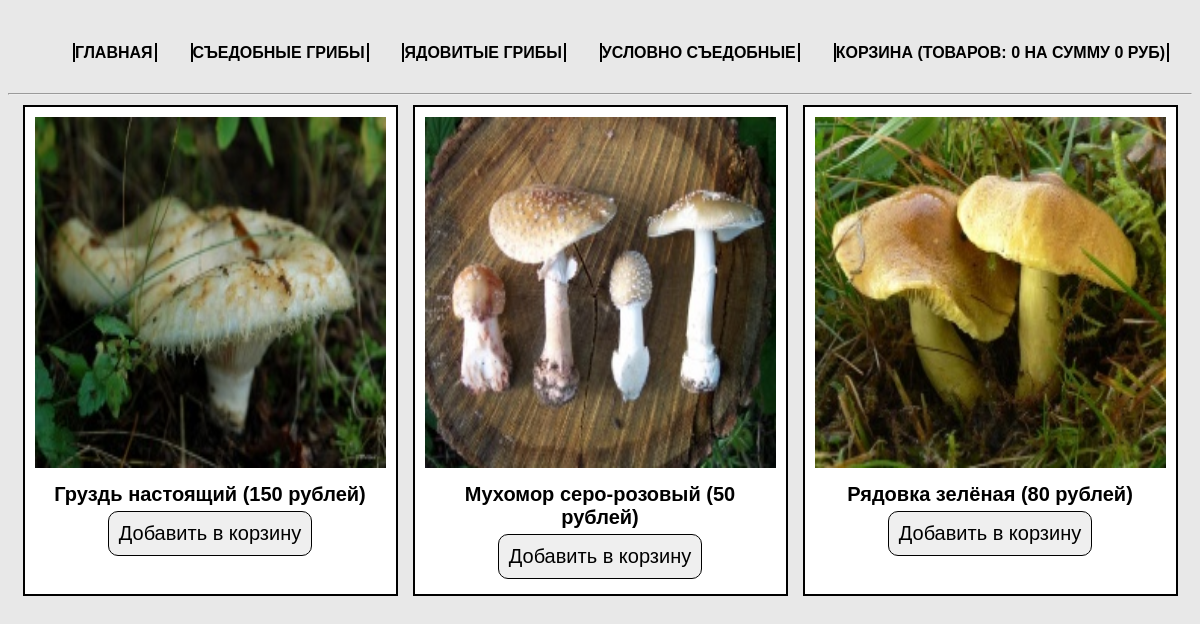
Screenshot of /index.php?cat=Conditionally edible with the database file from the repository.
### tables this page shows
CREATE TABLE `cats` (
  `id` int(11) NOT NULL,
  `name` varchar(50) NOT NULL,
  `rus_name` varchar(50) NOT NULL
);

CREATE TABLE `products` (
  `id` int(11) NOT NULL,
  `title` varchar(50) NOT NULL,
  `cat` varchar(50) NOT NULL,
  `price` int(11) NOT NULL,
  `rus_name` varchar(50) NOT NULL,
  `img` varchar(50) NOT NULL,
  `descr` text NOT NULL
);

### index.php (the view, shortened to what this page needs)
<?php
require_once 'DB/db.php';
if(isset($_GET['cat'])) {
    $currentCat = $_GET['cat'];
    $products = $connect->query("SELECT * FROM products WHERE cat='$currentCat'");
    $products = $products->fetchAll(PDO::FETCH_ASSOC);
} else {
    $products = $connect->query("SELECT * FROM products");
    $products = $products->fetchAll(PDO::FETCH_ASSOC);
}
require_once 'parts/header.php';
?>
<div class="main">
  <?php foreach ($products as $product){ ?>
    <div class="card">
      <a href="product.php?product=<?php echo $product['title']; ?>">
        <img class="img-index" src="img/<?php echo $product['img']; ?>" alt="<?php echo $product['rus_name']; ?>">
      </a>
      <div class="label"><?php echo $product['rus_name']; ?> (<?php echo $product['price']; ?> рублей)</div>
      <form action="action/add.php" method="post">
        <?php require 'action/add-form.php'; ?>
      </form>
    </div>
  <?php } ?>
</div>
<?php
require_once 'parts/footer.php';
?>

### parts/header.php (shortened to what this page needs)
<?php
require_once 'db/db.php';
$cats = $connect->query("SELECT * FROM cats");
$cats = $cats->fetchAll(PDO::FETCH_ASSOC);
?>
<!doctype html>
<html lang="ru">
<head>
  <link rel="stylesheet" href="css/style.css">
</head>
<body>
<nav>
  <ul>
    <li><a href="index.php">Главная</a></li>
      <? foreach($cats as $cat) {?>
          <li><a href="index.php?cat=<? echo $cat['name']?>"><? echo $cat['rus_name'] ?></a></li>
      <? } ?>
    <li><a href="cart.php">Корзина (Товаров: <? echo $_SESSION['totalQuantity'] ? : 0; ?> на сумму <? echo $_SESSION['totalPrice'] ? : 0; ?> руб)</a></li>
  </ul>
</nav>
<hr>

### action/add-form.php (shortened to what this page needs)
<form action="action/add.php" method="POST">
        <input type="submit" value="Добавить в корзину">
</form>

### css/style.css (style rules this page uses)
* { font-family: 'Arial', sans-serif; font-size: 20px; }
body { margin-top: 20px; background-color: #e8e8e8; }
a { text-decoration: none; text-transform: uppercase; color: #000000; -webkit-transition: all .3s; -moz-transition: all .3s; -ms-transition: all .3s; -o-transition: all .3s; transition: all .3s; }
input, button { margin: 5px auto; border: none; padding: 10px; -webkit-transition: all .3s; -moz-transition: all .3s; -ms-transition: all .3s; -o-transition: all .3s; transition: all .3s; }
input[type=submit], button { -webkit-border-radius: 10px; -moz-border-radius: 10px; border-radius: 10px; border: 1px solid black; display: block; cursor: pointer; }
label, .label { margin-top: 10px; font-weight: 700; }
.main, nav { width: 1170px; margin: auto; display: flex; flex-wrap: wrap; justify-content: space-around; }
nav ul { display: flex; list-style: none; width: 100%; justify-content: space-around; font-weight: 700; }
nav a { font-size: 16px; }
nav a:after { content: ''; width: 10px; height: 10px; border: 1px solid #000; margin-left: 2px; }
nav a:before { content: ''; width: 10px; height: 10px; border: 1px solid #000; margin-left: 2px; }
.card { margin-bottom: 15px; width: 30%; padding: 10px; border: 2px solid black; text-align: center; background-color: #fff; }
.img-index { width: 100%; min-width: 351px; min-height: 351px; }

### rows the page displays
cats: rus_name "СЪЕДОБНЫЕ ГРИБЫ"
cats: rus_name "ЯДОВИТЫЕ ГРИБЫ"
cats: rus_name "УСЛОВНО СЪЕДОБНЫЕ"
products: img (picture), rus_name "Груздь настоящий", price "150"
products: img (picture), rus_name "Мухомор серо-розовый", price "50"
products: img (picture), rus_name "Рядовка зелёная", price "80"

### other values shown
$_SESSION['totalQuantity'] ? : 0 "0"
$_SESSION['totalPrice'] ? : 0 "0"
